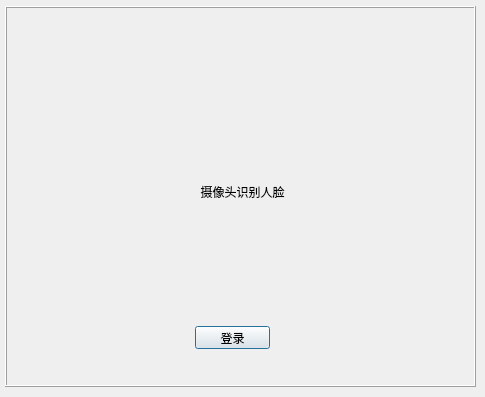
<?xml version="1.0" encoding="UTF-8"?>
<ui version="4.0">
 <class>Dialog</class>
 <widget class="QDialog" name="Dialog">
  <property name="geometry">
   <rect>
    <x>0</x>
    <y>0</y>
    <width>485</width>
    <height>397</height>
   </rect>
  </property>
  <property name="windowTitle">
   <string>Dialog</string>
  </property>
  <widget class="QFrame" name="frame">
   <property name="geometry">
    <rect>
     <x>5</x>
     <y>6</y>
     <width>471</width>
     <height>381</height>
    </rect>
   </property>
   <property name="frameShape">
    <enum>QFrame::Box</enum>
   </property>
   <property name="frameShadow">
    <enum>QFrame::Raised</enum>
   </property>
   <widget class="QLabel" name="label">
    <property name="geometry">
     <rect>
      <x>17</x>
      <y>10</y>
      <width>441</width>
      <height>351</height>
     </rect>
    </property>
    <property name="text">
     <string>摄像头识别人脸</string>
    </property>
    <property name="alignment">
     <set>Qt::AlignCenter</set>
    </property>
   </widget>
   <widget class="QPushButton" name="btn_login">
    <property name="geometry">
     <rect>
      <x>190</x>
      <y>320</y>
      <width>75</width>
      <height>23</height>
     </rect>
    </property>
    <property name="text">
     <string>登录</string>
    </property>
   </widget>
  </widget>
 </widget>
 <resources/>
 <connections>
  <connection>
   <sender>btn_login</sender>
   <signal>clicked()</signal>
   <receiver>Dialog</receiver>
   <slot>login()</slot>
   <hints>
    <hint type="sourcelabel">
     <x>232</x>
     <y>337</y>
    </hint>
    <hint type="destinationlabel">
     <x>242</x>
     <y>198</y>
    </hint>
   </hints>
  </connection>
 </connections>
 <slots>
  <slot>login()</slot>
 </slots>
</ui>
